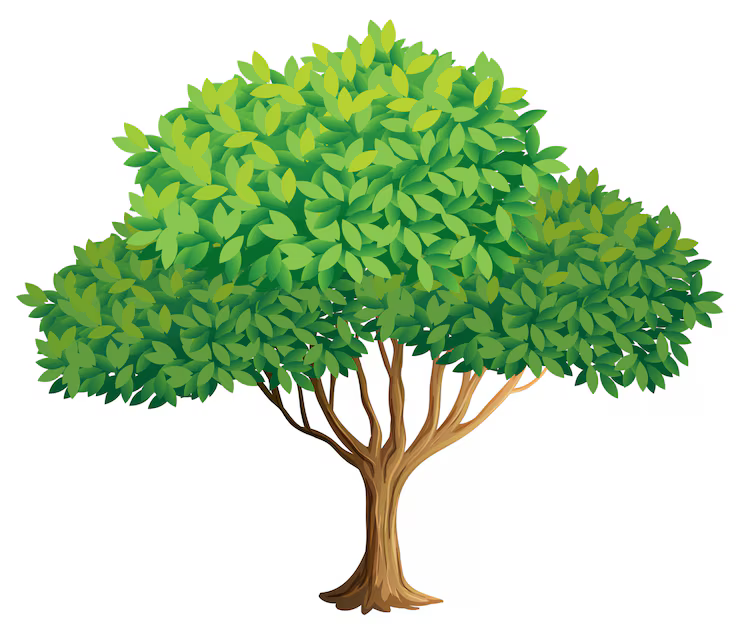
#> input picture DS&AI/SEM-2/CVT/tree_1308-36471.png, 740 x 634 px
$ jupyter execute math-operation.ipynb
#> lines starting #> are read from the running program, lines starting #| are printed output that depends on the picture; after the words box and inside, x2 and y2 are one past the last pixel; in counts of white or black regions, pixels touching at a corner belong together
[cell 1]
# !pip install opencv-python
# !pip install matplotlib
# !pip install  scipy

import numpy as np
import cv2
from scipy import signal
import matplotlib.pyplot as plt
from PIL import Image

[cell 2]
orig_img = cv2.imread('./tree_1308-36471.png')
#> orig_img is the input picture: shape (634, 740, 3); mean B, G, R 178.3, 213, 189.4
plt.subplot(1,2,1)
plt.imshow(orig_img)

[cell 3]
plt.figure(figsize=(15, 5))

img_int32 = orig_img.astype(np.int32)
plt.subplot(1, 4, 1)
plt.imshow(img_int32)
plt.title('int32')
plt.axis('off')

img_int64 = orig_img.astype(np.int64)
plt.subplot(1, 4, 2)
plt.imshow(img_int64)
plt.title('int64')
plt.axis('off')

img_float32 = orig_img.astype(np.float32)
plt.subplot(1, 4, 3)
plt.imshow(img_float32)
plt.title('float32')
plt.axis('off')

img_float64 = orig_img.astype(np.float64)
plt.subplot(1, 4, 4)
plt.imshow(img_float64)
plt.title('float64')
plt.axis('off')

plt.tight_layout()
plt.show()
#> figure, not shown here; B, G, R data is drawn as R, G, B

[cell 4]
result_img = img_int32 + img_float32
plt.imshow(result_img)
plt.title('int32 + float32')
plt.axis('off')
plt.show()
#> figure, not shown here; B, G, R data is drawn as R, G, B

[cell 5]
orig_img = orig_img.astype(np.float32)
edge_kernel = np.array([[0, 1, 0], [1, -4, 1], [0, 1, 0]], dtype=np.float32)

print("Edge Detection Process:")
print(f"Original image shape: {orig_img.shape}")
#| Original image shape: (634, 740, 3)
print(f"Edge kernel:\n{edge_kernel}\n")

# Apply convolution to each channel separately
result_img = np.zeros_like(orig_img)

#The expression orig_img.shape[2] accesses the third dimension of the image array, which represents the number of color channels.

# Understanding the shape tuple: When you have orig_img.shape = (634, 740, 3), this is a tuple with three values.
# The first value (634) is the height in pixels, the second value (740) is the width in pixels, and the third value (3) is the number of color channels. By using orig_img.shape[2], you're accessing that third element, which gives you 3.

# Why it equals 3: In a standard RGB color image, there are three channels: Red, Green, and Blue.
# Each channel is a 2D array of the same dimensions (634×740 in this case), and when stacked together, they form a 3D array. So orig_img.shape[2] returns 3 because there are three color channels.


for i in range(orig_img.shape[2]):
    # 1. Extract one color channel
    channel = orig_img[:, :, i]
    channel_name = ['Red', 'Green', 'Blue'][i]
    print(f"Step 1 - Processing {channel_name} channel (i={i})")
    print(f"  Channel shape: {channel.shape}")
    print(f"  Channel value range: [{channel.min():.2f}, {channel.max():.2f}]")

    # 2. Apply the edge detection filter
    print(f"Step 2 - Applying edge detection filter to {channel_name} channel")
    print(f"  mode='same': Output will have same size as input")
    print(f"  boundary='symm': Border pixels handled by mirroring values")

    convolved = signal.convolve2d(channel, edge_kernel, mode='same', boundary='symm')

    print(f"Step 3 - Convolution complete for {channel_name} channel")
    print(f"  Result value range: [{convolved.min():.2f}, {convolved.max():.2f}]")

    # 5. Store the result
    result_img[:, :, i] = convolved
    print(f"Step 4 - Stored result in channel {i}\n")
#> this loop made 3 passes
#|   Channel value range: [0.00, 255.00]
#|   Result value range: [-478.00, 536.00]
#|   Channel value range: [0.00, 255.00]
#|   Result value range: [-457.00, 560.00]
#|   Channel value range: [0.00, 255.00]
#|   Result value range: [-490.00, 527.00]
#> pass 1, `convolved = signal.convolve2d(channel, edge_kernel, mode='same', bound..`:
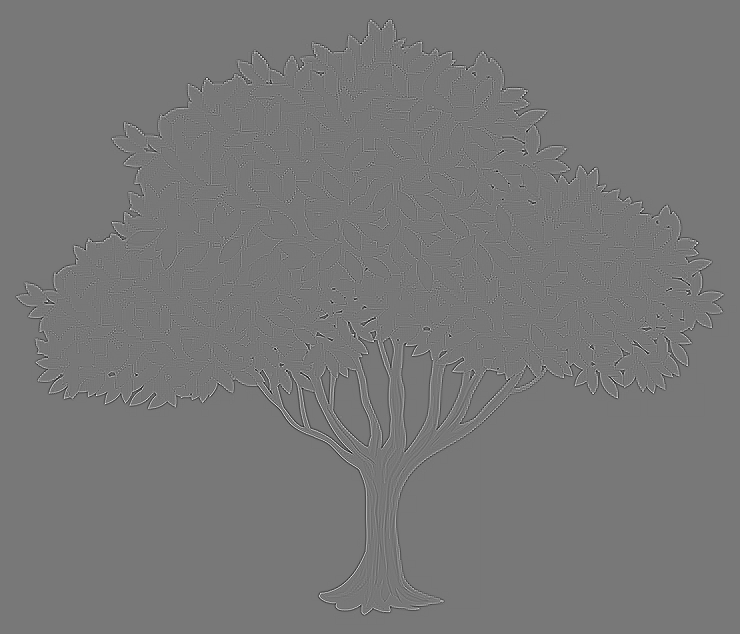
#> convolved: shape (634, 740) float32; min -478, max 536, mean 0; drawn with min black and max white
#> after the loop:
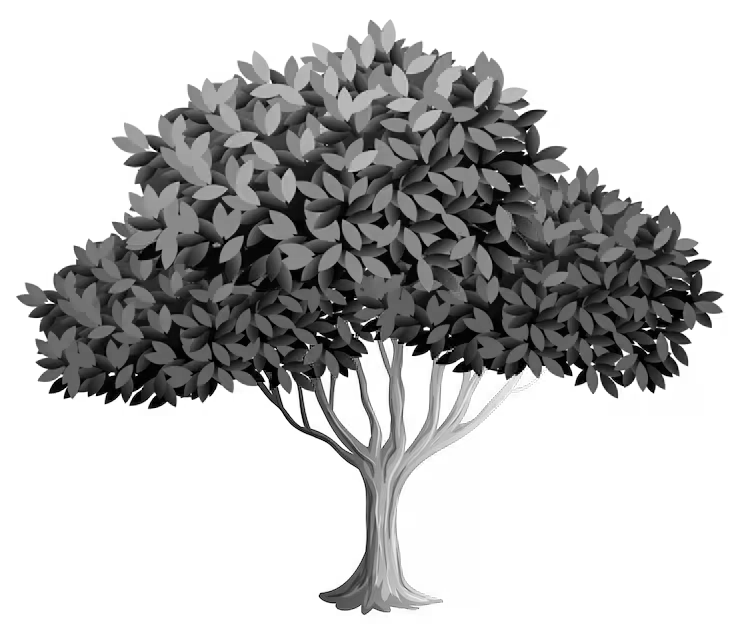
#> channel: shape (634, 740) float32; min 0, max 255, mean 189.4

# How this works:
# 1. Extract one color channel: orig_img[:, :, i] selects a single channel (Red=0, Green=1, or Blue=2)
#    from the RGB image, creating a 2D array of pixel values for that color.
#
# 2. Apply the edge detection filter: The edge_kernel (a 3×3 matrix) slides across the image,
#    multiplying neighboring pixels to detect edges where brightness changes rapidly.
#
# 3. Parameter 'mode=same': Keeps the output image the same size as the input by adding padding.
#
# 4. Parameter 'boundary=symm': Handles edge pixels by mirroring values at the borders,
#    which creates smoother results than using zeros.
#
# 5. Store the result: Each processed channel is saved back to result_img[:, :, i],
#    and the loop continues until all three color channels are filtered.

print("Edge detection complete!")
print(f"Final result shape: {result_img.shape}")
#| Final result shape: (634, 740, 3)
print(f"Final result value range: [{result_img.min():.2f}, {result_img.max():.2f}]")
#| Final result value range: [-490.00, 560.00]

plt.imshow(result_img.astype(np.uint8))
plt.title('Edge Detection Result')
plt.axis('off')
plt.show()
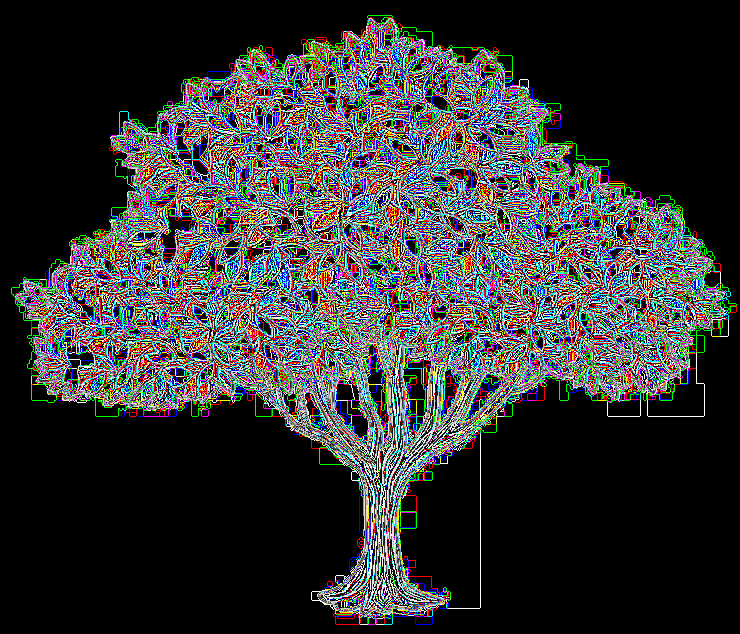
#> shown: shape (634, 740, 3); mean R, G, B 51.9, 51.8, 51.5

# Image Blurring

[cell 6]
img = cv2.imread('./tree_1308-36471.png')
plt.imshow(cv2.cvtColor(img, cv2.COLOR_BGR2RGB))
plt.axis('off')
plt.show()

[cell 7]
blur_kernel = np.ones((5, 5), dtype=np.float32) / 25

# Apply convolution to each channel separately
blurred_img = np.zeros_like(img, dtype=np.float32)

for i in range(img.shape[2]):
    channel = img[:, :, i]
    blurred_channel = signal.convolve2d(channel, blur_kernel, mode='same', boundary='symm')
    blurred_img[:, :, i] = blurred_channel

plt.imshow(cv2.cvtColor(blurred_img.astype(np.uint8), cv2.COLOR_BGR2RGB))
plt.axis('off')
plt.show()

Why Divide by 25?
The blur kernel np.ones((5, 5), dtype=np.float32) / 25 divides by 25 because that's the total number of pixels in the 5×5 kernel (5 × 5 = 25). This creates a proper averaging filter.

The Math Behind It
This creates:

Why Sum Must Equal 1
For proper blurring, the kernel sum should equal 1 to preserve brightness:

Result pixel = average of 25 neighboring pixels
Each neighbor contributes 1/25 (4%) to the final value
This maintains the original image brightness
What Happens with Other Numbers?
If you divide by a smaller number (e.g., /10):

❌ Too bright! Each pixel is multiplied by 2.5
Values exceed 255 → overflow → weird colors/artifacts (like in your image!)
The colorful noise happens because values wrap around or clip
If you divide by a larger number (e.g., /50):

❌ Too dark! Each pixel is multiplied by 0.5
Image becomes half as bright
The colorful artifacts in your image likely came from dividing by a number that's too small, causing pixel values to exceed the valid range (0-255), which creates overflow artifacts.

The Golden Rule for Blur Kernels
Always normalize so the sum equals 1:

This ensures:

✓ Proper averaging
✓ Brightness preserved
✓ No overflow artifacts
✓ Smooth, natural blur effect

# Color Inversion
Color inversion is a simple image processing technique that transforms each pixel's color to its complementary color.

[cell 8]
img = cv2.imread('./tree_1308-36471.png')
plt.figure(figsize=(15, 5))

# Original image
plt.subplot(1, 3, 1)
plt.imshow(cv2.cvtColor(img, cv2.COLOR_BGR2RGB))
plt.title('Original Image')
plt.axis('off')

mtx1 = np.array(img)
mtx2 = np.zeros_like(mtx1)

# Inverted image
mtx2[:] = 255 - mtx1
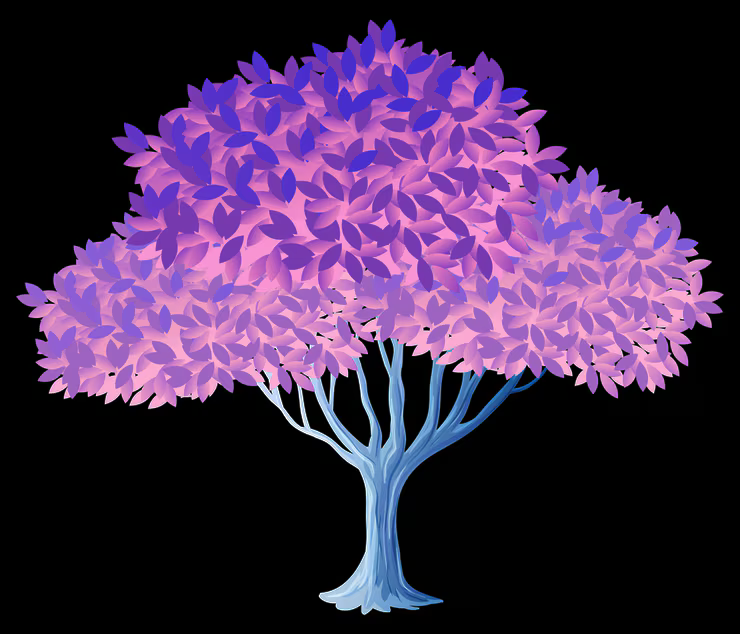
#> mtx2: shape (634, 740, 3); mean B, G, R 76.7, 42, 65.6
plt.subplot(1, 3, 2)
plt.imshow(cv2.cvtColor(mtx2.astype(np.uint8), cv2.COLOR_BGR2RGB))
plt.title('Inverted Image')
plt.axis('off')

plt.tight_layout()
plt.show()

# Image Addtion / Image blending

[cell 9]
img = cv2.imread('./tree_1308-36471.png')
img = cv2.resize(img, (255, 255))
plt.figure(figsize=(15, 5))
# Original image
plt.subplot(1, 3, 1)
plt.imshow(cv2.cvtColor(img, cv2.COLOR_BGR2RGB))
plt.title('Original Image')
plt.axis('off')

img2 = cv2.imread('./stick.png')
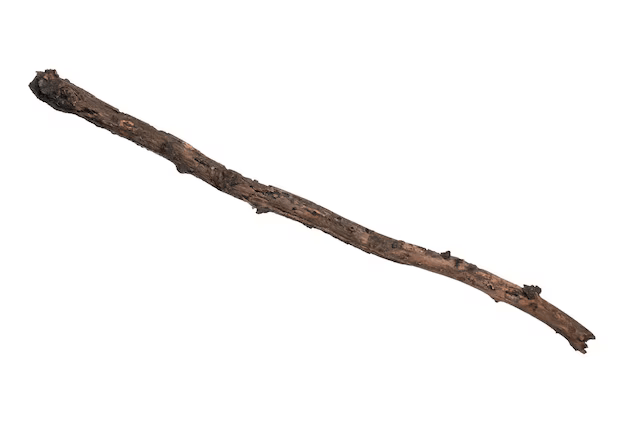
#> input picture DS&AI/SEM-2/CVT/stick.png, 626 x 422 px
#> img2 is the input picture: shape (422, 626, 3); mean B, G, R 244.5, 245.1, 246.2
img2 = cv2.resize(img2, (255, 255))  # Resize to match img dimensions
#> img2: shape (255, 255, 3)
img_result_add = cv2.add(img, img2)
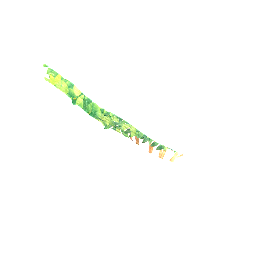
#> img_result_add: shape (255, 255, 3); mean B, G, R 251.7, 254, 252.8
plt.subplot(1, 3, 2)
plt.imshow(cv2.cvtColor(img_result_add, cv2.COLOR_BGR2RGB))
plt.title('Image Addition Result')
plt.axis('off')

img_add_wt = cv2.addWeighted(img, 0.2, img2, 0.8, 0)
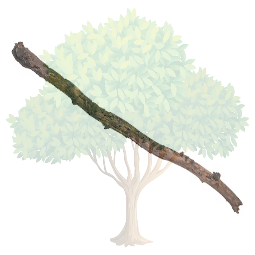
#> img_add_wt: shape (255, 255, 3); mean B, G, R 231.2, 238.6, 234.9
plt.subplot(1, 3, 3)
plt.imshow(cv2.cvtColor(img_add_wt, cv2.COLOR_BGR2RGB))
plt.title('Image Blending Result')
plt.axis('off')
plt.tight_layout()
plt.show()

[cell 10]
# image Subtraction
img = cv2.imread('./tree_1308-36471.png')
img = cv2.resize(img, (255, 255))
plt.figure(figsize=(15, 5))
# Original image
plt.subplot(1, 3, 1)
plt.imshow(cv2.cvtColor(img, cv2.COLOR_BGR2RGB))
plt.title('Original Image')
plt.axis('off')
img2 = cv2.imread('./stick.png')
img2 = cv2.resize(img2, (255, 255))  # Resize to
# match img dimensions
img_result_sub = cv2.subtract(img, img2)
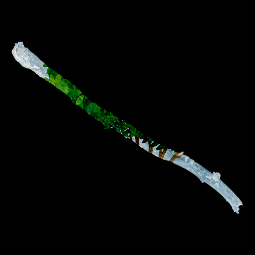
#> img_result_sub: shape (255, 255, 3); mean B, G, R 5.5, 6.8, 4.9
plt.subplot(1, 3, 2)
plt.imshow(cv2.cvtColor(img_result_sub, cv2.COLOR_BGR2RGB))
plt.title('Image Subtraction Result')
plt.axis('off')
plt.show()

## Image Multiplication with Mask
Element-wise multiplication is commonly used for masking operations where you want to isolate or highlight specific regions of an image.

[cell 11]
# Load original image and mask
orig_img = cv2.imread('./tree_1308-36471.png')

# For masking, we'll create a simple circular mask
# Create a blank mask with the same dimensions as the image
h, w = orig_img.shape[:2]
#> h = 634; w = 740
mask = np.zeros((h, w, 3), dtype=np.uint8)

# Draw a white circle in the center (this will be the visible area)
center = (w // 2, h // 2)
#> center = (370, 317)
radius = min(h, w) // 3
#> radius = 211
cv2.circle(mask, center, radius, (255, 255, 255), -1)
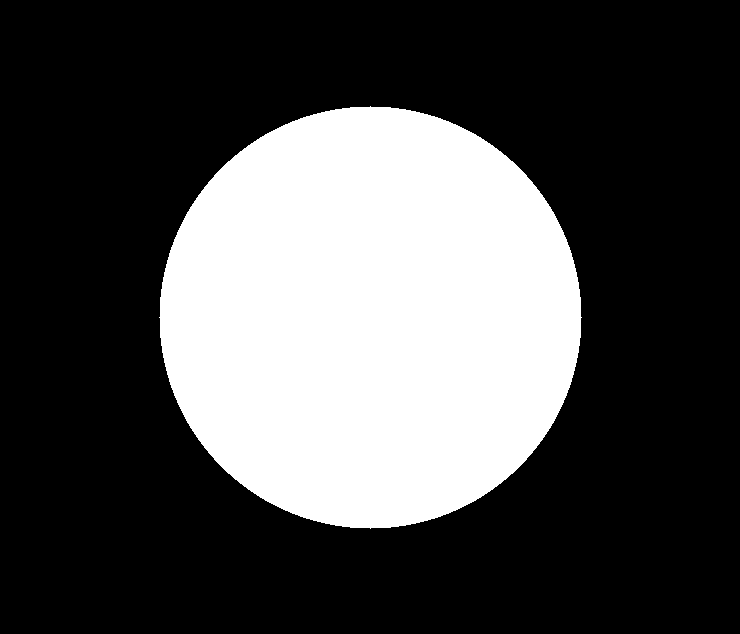
#> mask: shape (634, 740, 3); 29.8% white; 1 white region, box (x1, y1, x2, y2) and area: (159, 106, 582, 529) 139809

plt.figure(figsize=(15, 5))

# Show original image
plt.subplot(1, 3, 1)
plt.imshow(cv2.cvtColor(orig_img, cv2.COLOR_BGR2RGB))
plt.title('Original Image')
plt.axis('off')

# Show mask
plt.subplot(1, 3, 2)
plt.imshow(cv2.cvtColor(mask, cv2.COLOR_BGR2RGB))
plt.title('Mask (White = Keep, Black = Remove)')
plt.axis('off')

# Normalize mask to 0-1 range and multiply
mask_normalized = mask.astype(np.float32) / 255.0
masked_img = (orig_img.astype(np.float32) * mask_normalized).astype(np.uint8)

# Show result
plt.subplot(1, 3, 3)
plt.imshow(cv2.cvtColor(masked_img, cv2.COLOR_BGR2RGB))
plt.title('Masked Image (Multiplication)')
plt.axis('off')

plt.tight_layout()
plt.show()

print(f"Original range: [{orig_img.min()}, {orig_img.max()}]")
#| Original range: [0, 255]
print(f"Mask range: [{mask.min()}, {mask.max()}]")
#| Mask range: [0, 255]
print(f"Normalized mask range: [{mask_normalized.min():.2f}, {mask_normalized.max():.2f}]")
#| Normalized mask range: [0.00, 1.00]
print(f"Result range: [{masked_img.min()}, {masked_img.max()}]")
#| Result range: [0, 255]

### How Image Multiplication Works

**Key Concept:** Element-wise multiplication multiplies corresponding pixel values.

**Mask normalization (dividing by 255):**
- Converts mask values from [0, 255] to [0, 1.0]
- **Mask value = 1.0** (white) → keeps original pixel: `pixel × 1.0 = pixel`
- **Mask value = 0.0** (black) → removes pixel: `pixel × 0.0 = 0`
- **Mask value = 0.5** (gray) → half brightness: `pixel × 0.5 = pixel/2`

**Example calculation:**
```
Original pixel: RGB(200, 150, 100)
Mask value: 255 (white) → normalized to 1.0
Result: (200×1.0, 150×1.0, 100×1.0) = RGB(200, 150, 100) ✓ Original

Original pixel: RGB(200, 150, 100)
Mask value: 0 (black) → normalized to 0.0
Result: (200×0.0, 150×0.0, 100×0.0) = RGB(0, 0, 0) ✓ Black
```

This technique is widely used for:
- **Background removal** - mask out unwanted areas
- **Region of interest (ROI)** - focus on specific parts
- **Image compositing** - combine multiple images

# Image Division
Image division divides pixel values of one image by another. Commonly used for normalization, illumination correction, and creating special effects.

[cell 12]
# Image Division Example
img = cv2.imread('./tree_1308-36471.png')
img = cv2.resize(img, (255, 255))
plt.figure(figsize=(15, 5))

# Original image
plt.subplot(1, 3, 1)
plt.imshow(cv2.cvtColor(img, cv2.COLOR_BGR2RGB))
plt.title('Image 1 (Tree)')
plt.axis('off')

img2 = cv2.imread('./stick.png')
img2 = cv2.resize(img2, (255, 255))

plt.subplot(1, 3, 2)
plt.imshow(cv2.cvtColor(img2, cv2.COLOR_BGR2RGB))
plt.title('Image 2 (Stick)')
plt.axis('off')

# Division requires careful handling to avoid division by zero
# Add small constant to avoid division by zero
img2_safe = img2.astype(np.float64) + 1e-7
img_float = img.astype(np.float64)

# Divide and normalize back to 0-255 range
img_result_div = cv2.divide(img_float, img2_safe)

# Normalize to 0-255 for display
img_result_div = cv2.normalize(img_result_div, None, 0, 255, cv2.NORM_MINMAX).astype(np.uint8)

plt.subplot(1, 3, 3)
plt.imshow(cv2.cvtColor(img_result_div, cv2.COLOR_BGR2RGB))
plt.title('Image Division Result')
plt.axis('off')

plt.tight_layout()
plt.show()
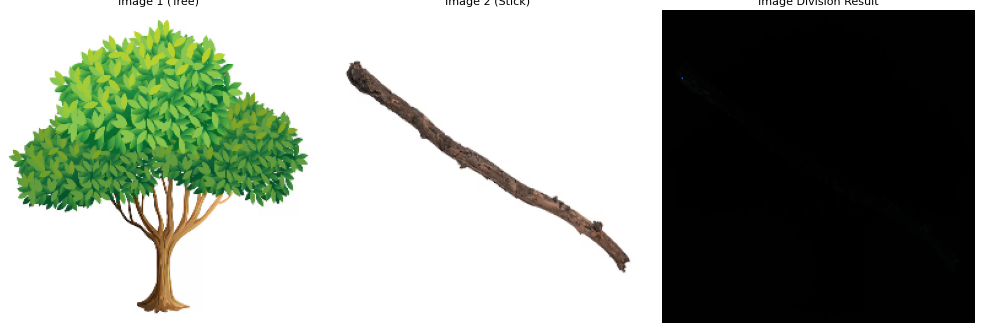
#> figure drawn by matplotlib, 3 panels

print(f"Image 1 range: [{img.min()}, {img.max()}]")
#| Image 1 range: [0, 255]
print(f"Image 2 range: [{img2.min()}, {img2.max()}]")
#| Image 2 range: [1, 255]
print(f"Division result range (normalized): [{img_result_div.min()}, {img_result_div.max()}]")
#| Division result range (normalized): [0, 255]
